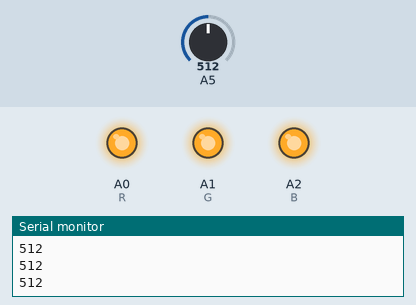
Recording of a sketch running on a simulated Arduino Uno, built with avr-gcc and run on an emulated ATmega328P. Shown: output pins drawn as LEDs (lit = HIGH), the last lines printed to the serial monitor. The test bench sets the inputs (shaded band); at power-on: A5 = 512.

Above: at 1.2 s.
1.3 s: A5 set to 660
At 1.8 s:
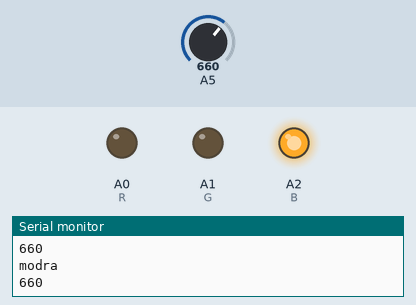
2.8 s: A5 set to 760
At 3.1 s:
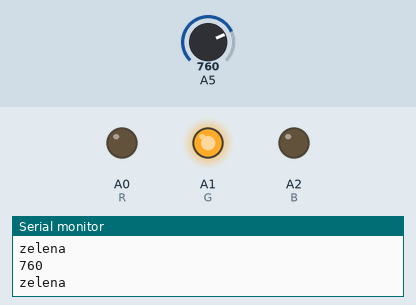
4.3 s: A5 set to 793
5.8 s: A5 set to 815
At 6.7 s:
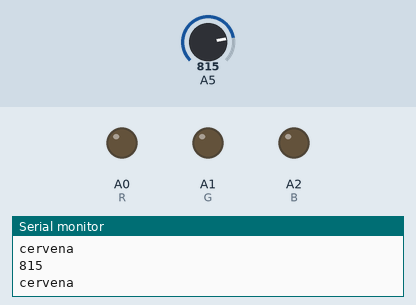
7.3 s: A5 set to 837
At 7.8 s:
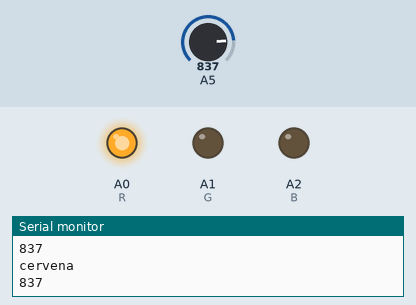
8.8 s: A5 set to 790
At 10.1 s:
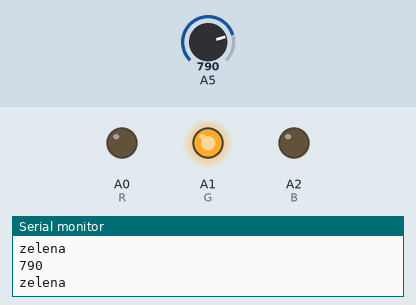
Timing chart, 0 to 11.3 s (numbered marks = the images above; inputs shaded):
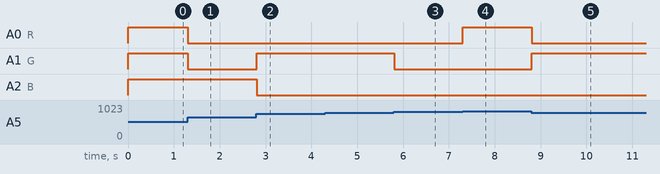

The sketch:

sketch_dec11a.ino
```cpp
int R = A0;
int G = A1;
int B = A2;

void setup() {
  // put your setup code here, to run once:
  pinMode(R, OUTPUT);
  pinMode(G, OUTPUT);
  pinMode(B, OUTPUT);

  analogWrite(R, 150);
  analogWrite(G, 150);
  analogWrite(B, 255);

  Serial.begin(9600);
  pinMode(A5, INPUT);

  setColor(255,255,255);
}

void loop() {

  int input = analogRead(A5);
  Serial.println(input);

  if(input >= 1000){
    setColor(0,0,0);

  }else if(input >= 800){
    setColor(map(input, 750, 900, 0, 255) ,0 ,0);
    Serial.println("cervena");

  }else if(input >= 750){
    setColor(0 ,map(input, 700, 800, 0, 255), 0);
    Serial.println("zelena");

  }else if(input >= 650){
    setColor(0, 0, map(input, 600, 700, 0, 255));
    Serial.println("modra");

  }else{

    setColor(255,255,255);
  }
  delay(10);
}
void setColor(int red, int green, int blue){
  #ifdef COMMON_ANODE
  red = 255 - red;
  green = 255 - green;
  blue = 255 - blue;
  #endif
  analogWrite(R, red);
  analogWrite(G, green);
  analogWrite(B, blue);
}
```

Measured:
- the behaviour switches between 799 and 800 on A5 (found by bisection; images 2 and 3)
- the behaviour switches between 825 and 826 on A5 (found by bisection; images 3 and 4)
- after the input at 1.3 s, A0 (R), A1 (G): HIGH → LOW at once
- after the input at 2.8 s, A1 (G): LOW → HIGH at once; A2 (B): HIGH → LOW at once
- after the input at 5.8 s, A1 (G): HIGH → LOW at once
- after the input at 7.3 s, A0 (R): LOW → HIGH at once
- after the input at 8.8 s, A0 (R): HIGH → LOW at once; A1 (G): LOW → HIGH at once
